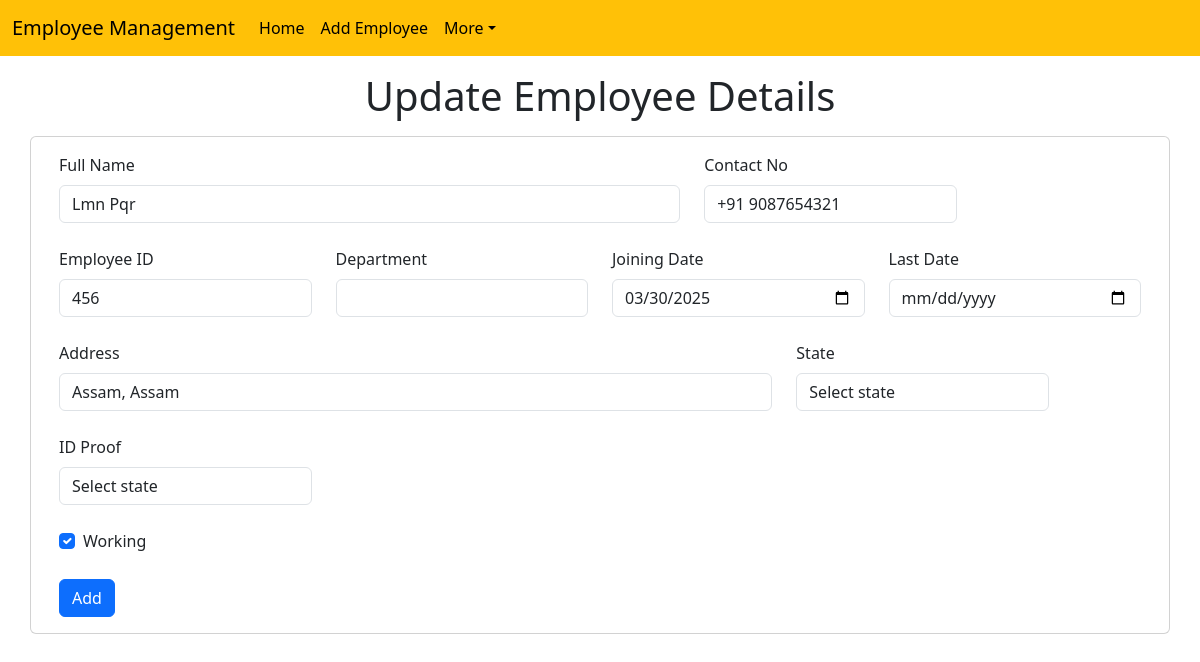
The app's page /index/emp-update/5 with its own data.
### homeapp/models.py (models this page shows, shortened)
class Empdata(models.Model):
    emp_id=models.CharField(max_length=200)
    working=models.BooleanField(default=True)
    jdate=models.CharField(max_length=200)
    ldate=models.CharField(max_length=200)
    dept=models.CharField(max_length=200)
    name=models.CharField(max_length=200)
    contact=models.CharField(max_length=200)
    add=models.CharField(max_length=1500)
    state=models.CharField(max_length=200)
    idproof=models.CharField(max_length=200)

### homeapp/views.py (the view)
# urls.py: path('emp-update/<int:id>', emp_update),
def emp_update(request, id):
    empinfo=Empdata.objects.get(pk=id)
    return render(request, "emp_update.html", {'emp':empinfo})

### templates/emp_update.html (shortened to what this page needs)
<!doctype html>
<html lang="en">
<head>
  {% include 'bootstrap.html' %}
</head>
<body>
  {% include 'navbar.html' %}
  <h1 class="text-center my-3">Update Employee Details</h1>
  <div class="container">
    <div class="row">
    <div class="card">
    <div class="card-body">
      <form action="/index/do-emp-update/{{emp.id}}" class="row g-4" method="POST">
        <div class="col-md-7">
          <label for="fullname" class="form-label">Full Name</label>
          <input type="text" class="form-control" name="name" id="fullname" value="{{emp.name}}">
        </div>
        <div class="col-md-3">
          <label for="contact-no" class="form-label">Contact No</label>
          <input type="text" class="form-control" name="contact" id="contact-no" value="{{emp.contact}}">
        </div>
        <div class="col-md-3">
          <label for="empid" class="form-label">Employee ID</label>
          <input type="text" class="form-control" name="emp_id" id="empid" value="{{emp.emp_id}}">
        </div>
        <div class="col-md-3">
          <label for="department" class="form-label">Department</label>
          <input type="text" class="form-control" name="dept" id="department" value="{{emp.dept}}">
        </div>
        <div class="col-md-3">
          <label for="joiningdate" class="form-label">Joining Date</label>
          <input type="date" class="form-control" name="jdate" id="joiningdate" value="{{emp.jdate}}">
        </div>
        <div class="col-md-3">
          <label for="lastdate" class="form-label">Last Date</label>
          <input type="date" class="form-control" name="ldate" id="lastdate" value="{{emp.ldate}}">
        </div>
        <div class="col-8">
          <label for="address1" class="form-label">Address</label>
          <input type="text" class="form-control" name="add" id="address1" placeholder="S.R. No 123, House/Appartment Name, Colony/Chaul Name, Landmark, Area name" value="{{emp.add}}">
        </div>
        <div class="col-md-3">
          <label for="State" class="form-label">State</label>
          <select value="{{emp.state}}" id="State" class="form-control" name="state">
            <option>Select state</option>
          </select>
        </div>
        <div class="col-md-3">
          <label for="idproof" class="form-label">ID Proof</label>
          <select value="{{emp.idproof}}" id="idproof" class="form-control" name="idproof">
            <option>Select state</option>
          </select>
        </div>
        <div class="col-12">
          <div class="form-check">
            <input
              {% if emp.working %}
                checked
              {% endif %}
              class="form-check-input" type="checkbox" name="working" id="gridCheck">
              <label class="form-check-label" for="gridCheck">Working</label>
          </div>
        </div>
        <div class="col-12">
          <button type="submit" class="btn btn-primary">Add</button>
        </div>
      </form>
    </div>
    </div>
    </div>
    </div>
</body>
</html>

### records on screen
Empdata: name "Lmn Pqr", contact "+91 9087654321", emp_id "456", jdate "03/30/2025", add "Assam, Assam", state "Select state", idproof "Select state", working "☑"
